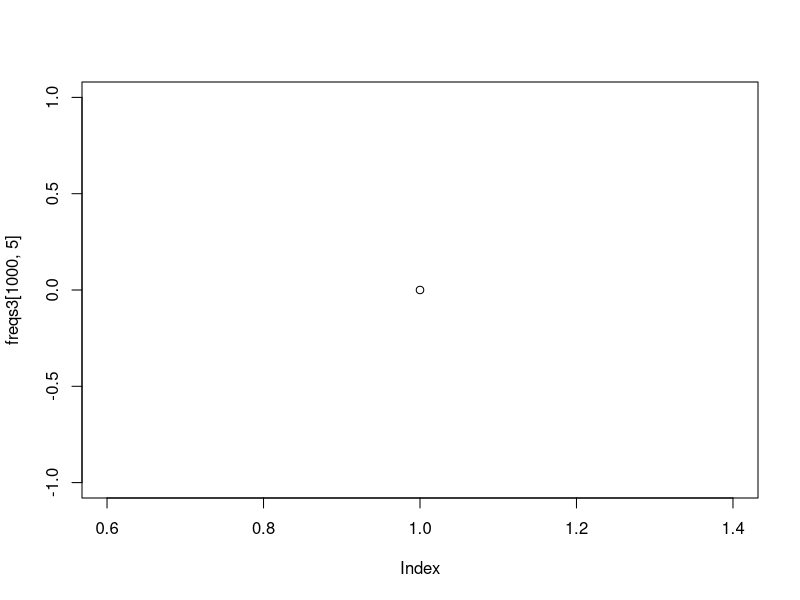

Here is the R script that generated this plot:
#M200A GENETIC DRIFT EXERCISES,Dr. Kirk Lohmueller, Fall 2015
#Hayley Stansell
#
#
getwd()
#
?rbinom
rbinom(3,10,0.1)
#3 random vars from a binom dist. 1st draw = 1/10 success, 2nd = 2/10 success, 3rd = 0/10 success
#[1] 1 2 0
rbinom
#just the function w/ nothing returns a summary of rbinom
#
#
########################################################################################EXERCISE ONE###################
#
#What is the expected number of successes in a sample of size 10 from the binomial dist. with probability of success p=0.1? 
#First, figure this out analytically based on the formulas from class. 
#Second, write a simulation in R to confirm this. 
#
#1)Based on probability p=0.1 (1 in 10 is a success), I would expect to see approximately one success in 10 draws. 
#2)
rbinom(10, 5, 0.1)
#[1] 1 0 0 1 2 0 1 2 0 1
#[1] 0 0 2 0 1 1 0 1 0 1
rbinom(10, 1, 0.1)
#[1] 0 0 0 0 0 0 0 0 0 0
#[1] 0 0 0 0 0 0 1 0 0 0

#################################################################

#simulate genetic drift
#
#p= allele freq (at t)
#N= pop size (number of diploid individs, or number of c-somes in pop)----HERE = number of diploid individs (so, pop has 2N csomes)
#
p<- 0.1
N<- 10
count<- rbinom(1,2*N, p)
count
#[1] 2
count/(2*N)
#[1] 0.1
#
#####################################################################################EXERCISE TWO#######################
#
#Write an R-function that simulates T generations of genetic drift for L independent SNPs. 
#Keep track of allele freq's of each of the L-SNPs in each of the T-generations. 
#All SNPs should start in the initial generation at frequency "p"
#
#Hint: Initialize a matrix to keep track of the freqs in each generation:
# T<- 5 
# L<- 3
# freqs<- matrix(nrow=T,ncol=L) #sets up framework for matrix to get allel freqs each generation.
#                                 each ROW is a generation, each COLUMN is a SNP
#Hint: First row of this matrix can/should have the initial allele frequency (p). 
#       Write a loop that will iterate through each generation and perform binom sampling.
#
T<- 8
L<- 3
freqs<- matrix(nrow = T, ncol = L)
freqs
#success!
#saying that pInitial(or pPrev)=0.25, N(size)=100 individuals, n(aka L)= 3 indept. SNPs
#so, pCurrent= count/(2N), and count= rbinom(3, 2*100, pPrev) for each. pCurrent becomes pPrev each new generation
#pPrev is all SNPs having p of 0.25
freqs[1,]<-0.25
freqs[1,]
N<-100
for(i in 2:T){
  count<- rbinom(L,2*N, freqs[(i-1),])
  freqNew<-(count/(2*N))
  freqs[i,]<-freqNew
}
freqs
#[,1]  [,2]  [,3]
#[1,] 0.250 0.250 0.250
#[2,] 0.295 0.280 0.265
#[3,] 0.310 0.300 0.275
#[4,] 0.270 0.370 0.235
#[5,] 0.305 0.365 0.230
#[6,] 0.405 0.350 0.210
#[7,] 0.475 0.310 0.250
#[8,] 0.510 0.260 0.285
#
#
#############################################################################################EXERCISE THREE###################
#
#Use the function just written to simulate drift with these parameters:
N<-100
L<-1000
T<-10000
p<-0.1
#
#
freqs3<- matrix(nrow = T, ncol = L)
freqs3
#success!
#saying that pInitial(or pPrev)=0.25, N(size)=100 individuals, n(aka L)= 3 indept. SNPs
#so, pCurrent= count/(2N), and count= rbinom(3, 2*100, pPrev) for each. pCurrent becomes pPrev each new generation
#pPrev is all SNPs having p of 0.25
freqs3[1,]<-0.1 #this is the pPrev(pInitial)
freqs3[1,]
for(i in 2:T){
  count<- rbinom(L,2*N, freqs3[(i-1),])
  freqNew3<-(count/(2*N))
  freqs3[i,]<-freqNew3
}
freqs3
#Success!!!
#data matrix too big to just paste here
#
#
#
###################################a) How many SNPs(L=1000) @ T=10,000 are at freq 0?
#   row=T, so at [10,000,], values = 0 --- L=0 at that point
?sum
?frequency
#frequency of zeros at [10000, ], freq that L's are zero
########################### == ----says if X == # ...if x equal to a number. So, X == 0, "tests" include < , > , and ==
sum(freqs3[10000, ] == 0) 
#[1] 906
#success!!
###################################b) How many are at frequency 1?
sum(freqs3[10000, ] == 1) 
#[1] 94
###################################c) Does this value agree with theoretical prediction for prob of fixation of a neutral?
#Yes, this supports the idea that as time progresses, a given allele will either drop out of existence 
#or become present across the whole population...becoming "fixed". 
#
#
###################################d) Make a plot of freq. trajectories for 100 SNPs. 
# 100 columns all rows .... freqs3[10000,100]
# x is 0-10000, y is 0-1
#try a small number freqs3[1000,5]
plot(freqs3[1000,5])
